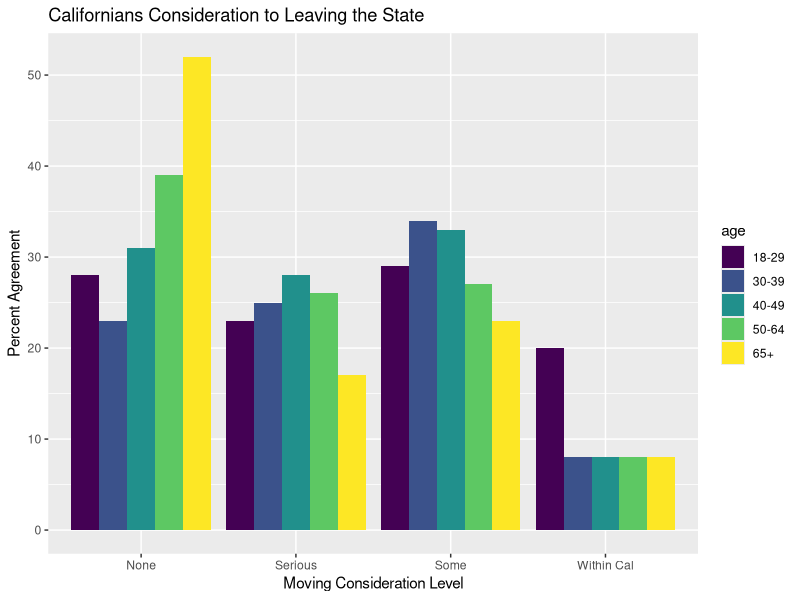

Here is the R script that generated this plot:
## ---- chunk 1
library(fs)
library(here)
library(tidyverse)
library(tibble)
## ---- chunk 2
wide <- data.frame(
  name = c("Wilbur", "Petunia", "Gregory"),
  time1 = c(67, 80, 64),
  time2 = c(56, 90, 50),
  time3 = c(70, 67, 101)
)
wide

long <- data.frame(
  name = c("Wilbur", "Petunia", "Gregory", "Wilbur", "Petunia", "Gregory", "Wilbur", "Petunia", "Gregory"),
  time = c(1, 1, 1, 2, 2, 2, 3, 3, 3),
  heartrate = c(67, 80, 64, 56, 90, 50, 70, 67, 10)
)
long
## ---- chunk 3
## Data import 
jobs <- read_csv("data/jobs.csv", show_col_types = FALSE)
## ---- chunk 4
head(jobs)
## ---- chunk 5
glimpse(jobs)
## ---- chunk 6
## Workflow 

  ## Start with the jobs data frame 
jobs |> 
  ## Select and keep only three columns of interest 
  select(State, Occupation, Age) |>
  ## Subset down to just the observations that match 4 states
  filter(State %in% c("Alaska","California", "Oregon", "Washington")) |>
  ## create a dummy variable about whether an occupation is in agriculture
  mutate(in_ag = if_else(Occupation == "Farmer", "Yes", "No")) |>
  ## group the observations by state and then the created dummy 
  group_by(State, in_ag) |>
  ## create a new data frame with a summary of the age variable 
  ## for each grouping 
  summarise(average_age = mean(Age), .groups = "drop_last") |>
  ## Sort the rows in reverse order by state
  arrange(desc(State))

## We can also save the output of our workflow to a new data frame object
wc_lifeExp <- jobs |> 
  select(State, Occupation, Age) |>
  filter(State %in% c("Alaska","California", "Oregon", "Washington")) |>
  mutate(in_ag = if_else(Occupation == "Farmer", "Yes", "No")) |>
  group_by(State, in_ag) |>
  summarise(average_age = mean(Age), .groups = "drop_last") |>
  arrange(desc(State))
## ---- chunk 7
cal_housing <- read_csv("data/cal_housing.csv", show_col_types = FALSE)
View(cal_housing)
## ---- chunk 8
cal_housing_long <- cal_housing |> 
  pivot_longer(-leaving, 
               names_to = "age", 
               values_to = "percent_agreement")
head(cal_housing_long)
## ---- chunk 9
cal_housing_long |> 
  ggplot(aes(x = leaving, y = percent_agreement, fill=age))+
  geom_col(position = 'dodge')+
  xlab("Moving Consideration Level")+
  ylab("Percent Agreement")+
  # colorblind friendly palette
  scale_fill_viridis_d()+
  ggtitle("Californians Consideration to Leaving the State")

## ---- chunk 10
## Fill in your solution here 
cr <- read_csv("data/cal_region.csv", show_col_types = FALSE)


## ---- chunk 11
birds <- read_csv("data/birds.csv", show_col_types = FALSE)
View(birds)
## ---- chunk 12
good_birds <- birds |> 
  pivot_longer(!c(county,year), 
               names_to = "sight",
               values_to = "n",
               values_drop_na = TRUE) |>
  separate(sight, c("type", "location"), sep = "(?=[A-Z])")
head(good_birds)
## ---- chunk 13
sep_ex <- birds |> 
  pivot_longer(!c(county,year), 
               names_to = "sight",
               values_to = "n",
               values_drop_na = TRUE)|>
  separate(sight, c("type", "location"),sep = 1)
head(sep_ex)
## ---- chunk 14
sep_ex_fixed <- sep_ex |> 
  mutate(type = if_else(type == "e", "Eagle", "Warbler"),
         location = case_when(
           location == "agleNest"~"Nest",
           location == "agleAir"~"Air",
           location == "arblerNest"~"Nest",
           location == "arblerAir"~"Air"
         ))
head(sep_ex_fixed)
## ---- chunk 15


## ---- chunk 16
testing <- read_csv("data/testing.csv", show_col_types = FALSE)
View(testing)
## ---- chunk 17
## Step 1 
step_1 <- testing |> 
  pivot_longer(
    # an alternative method for selecting columns
    d1:d7, 
    names_to = "day",
    values_to = "result",
    values_drop_na = TRUE
  )|>
  # remove the d from day and trim any white space
  # VERY USEFUL to avoid merge problems
  mutate(day = as.numeric(str_replace_all(day,"d", "")%>%trimws()))
head(step_1)
## ---- chunk 18
step_2 <- step_1 |> 
  pivot_wider(
    names_from = test, 
    values_from = result
  )
head(step_2)
## ---- chunk 19
underscore <- read_csv("data/underscore.csv", show_col_types = FALSE)
View(underscore)
## ---- chunk 20
# Bad
underscore |> 
  pivot_longer(cols = -id,
               names_to = "observation",
               values_to = "value")
## ---- chunk 21
underscore |> 
  pivot_longer(cols = -id,
               # special term indicates that column is split based
               # on character in name
               names_to = c("observation", ".value"),
               names_sep = "_",
               values_to = "value")

## ---- chunk 22
df1 <- tibble(a = c(2,4), b = c(4,6))
df2 <- tibble(a = c(3,2), x = 10, y = "b")
df3 <- tibble(other = c(2,2), yet_other = c(4,6), 
              x = 10, y = "b")
## inner_join() includes only observations that match both df1 and df2
df1 |> 
  inner_join(df2)

## left_join() includes all observations in df1 regardless if they match or not. By far the most common join 
df1 |> 
  left_join(df2)
## ---- chunk 23
## These will return values 
df1 |> 
  left_join(df3, by = c("a"= "other"))

df1 |> 
  left_join(df3, by = c("a" = "other", 
                        "b"="yet_other"))

## right_join() includes all observations in df2. Equivalent to left_join() but with different ordered columns 
df1 |> 
  right_join(df2)

## full_join() includes all observations from both df1 and df2
df1 |> 
  full_join(df2)
## ---- chunk 24
obs <- read_csv("data/obs.csv", show_col_types = FALSE)
View(obs)
## ---- chunk 25
panel <- obs |>
  # the nesting function finds only the combinations that 
  # occur in the data
  expand(year,nesting(id)) |>
  left_join(obs) |>
  # move the id column to the front of the data frame 
  # visually nice
  relocate(id) |>
  arrange(id)
glimpse(panel)
## ---- chunk 26
## semi_join()
df1 |> 
  semi_join(df2)

## anti_join()
df1 |> 
  anti_join(df2)
## ---- chunk 27
set.seed(1234)
survey_raw_data <-tibble(
  ID = LETTERS[1:15],
  var1 = sample(1:15, replace = F),
  var2 = sample(16:30, replace = F),
  var3 = sample(31:45, replace = F)
)
glimpse(survey_raw_data)
## ---- chunk 28
fixes <- tibble(
  ID = c("O", "G", "D", "D"),
  original_var = c("var1", "var2", "var2", "var3"),
  original_response = as.integer(c(1, 28, 19, 34)),
  correct_response = as.integer(c(1000, 2800, 1900, 3400))
)
glimpse(fixes)
## ---- chunk 29


## ---- chunk 30
## An Example 
obs1 <- obs |> 
  filter(id == "A")

obs2 <- obs |> 
  filter(id == "B")

bind_rows(list(obs1, obs2))
## ---- chunk 31
